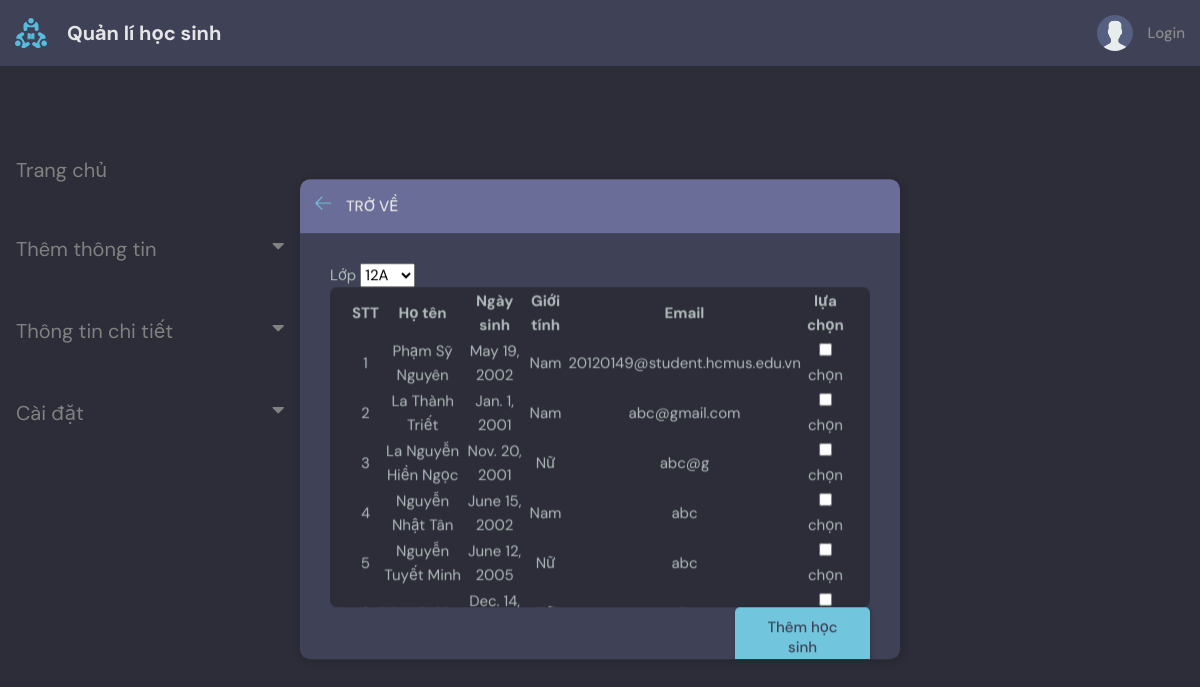
Screenshot of /lapdanhsachlop/1 with the database file from the repository.
### base/models.py (models this page shows, shortened)
class HOCSINH(models.Model):
    HOTEN = models.CharField(max_length=300)
    NGAYSINH = models.DateField(null=False)
    GIOITINH_CHOICE = [
        ('M','male'),
        ('F','female')
    ]
    GIOITINH = models.CharField(max_length=5, choices=GIOITINH_CHOICE, blank=True, null=True)
    EMAIL = models.CharField(max_length=30, null=True)
    LOPHOC = models.ForeignKey(LOPHOC, on_delete=models.SET_NULL, null=True)

### base/views.py (the view, shortened to what this page needs)
def lapDSlop(request, age_id):
    lophoc = LOPHOC.objects.all()
    hs = HOCSINH.objects.all()
    context = {
        'students': hs,
        'lop': lophoc
    }
    return render(request, 'base/lapDSlop.html', context=context)

### base/models.py (called while the page is built)
    def __str__(self):
        return self.TENLOP

### base/templates/base/lapDSlop.html (shortened to what this page needs)
{% extends 'main.html' %}
{% block content %}
<main class="create-room layout">
    <div class="container">
            {% include 'base/topics_component.html' %}
            <div class = 'layout__box'>
                <div class = 'layout__boxHeader'>
                    <div class="layout__boxTitle">
                        <a href="{% url 'home' %}">
                          <svg version="1.1" xmlns="http://www.w3.org/2000/svg" width="32" height="32" viewBox="0 0 32 32">
                            <title>arrow-left</title>
                            <path
                              d="M13.723 2.286l-13.723 13.714 13.719 13.714 1.616-1.611-10.96-10.96h27.625v-2.286h-27.625l10.965-10.965-1.616-1.607z">
                            </path>
                          </svg>
                        </a>
                        <h3>Trở về</h3>
                      </div>
                </div>
                <div class = 'layout__body'>
                    <form class="form" method="POST">
                        <div class="form_group">
                        <label for="lop">Lớp</label>
                         <select name="lop" id="lop">
                            {% for lophoc in lop %}
                               <option value="{{lophoc}}">{{lophoc.TENLOP}}</option>
                            {%endfor%}
                         </select>
                         </div>
                        <div class="threads scroll" style="max-height: 32rem">
                        <table class="center" style="width: 100%">
                            <tr>
                                <th>STT</th>
                                <th>Họ tên</th>
                                <th>Ngày sinh</th>
                                <th>Giới tính</th>
                                <th>Email</th>
                                <th>lựa chọn</th>
                            </tr>
                                {% for hs in students  %}
                                <tr>
                                    <td>{{ forloop.counter }}</td>
                                    <td>{{hs.HOTEN}}</td>
                                    <td>{{hs.NGAYSINH}}</td>
                                    {%if hs.GIOITINH == 'M' %}
                                        <td>Nam</td>
                                    {%else%}
                                        <td>Nữ</td>
                                    {%endif%}
                                    <td>{{hs.EMAIL}}</td>
                                    <td>
                                    <div class="form-check">
                                        <input class="form-check-input" type="checkbox" value='{{hs.HOTEN}}'id ="{{ hs.HOTEN }}" name="HOTEN">
                                        <label class="form-check-label" for="{{ hs.HOTEN }}">chọn</label>
                                    </div>
                                </tr>
                                {% endfor %}
                        </table>
                        </div>
                        <div class="form__action">
                            <button type="submit" class="btn btn--main" style="width: 25%;">
                                Thêm học sinh
                            </button>
                        </div>
                    </div>
                </div>
            </div>
    </main>
{% endblock content %}

### static/styles/style.css (style rules this page uses)
:root { --color-main: #71c6dd; --color-main-light: #e1f6fb; --color-dark: #3f4156; --color-dark-medium: #51546e; --color-dark-light: #696d97; --color-light: #e5e5e5; --color-gray: #8b8b8b; --color-light-gray: #b2bdbd; --color-bg: #2d2d39; --color-success: #5dd693; --color-error: #fc4b0b; }
* { font-family: "DM Sans", -apple-system, BlinkMacSystemFont, "Segoe UI", Roboto, Oxygen, Ubuntu, Cantarell, "Open Sans", "Helvetica Neue", sans-serif; margin: 0; padding: 0; box-sizing: border-box; text-rendering: optimizeLegibility; font-size: inherit; }
html { font-size: 56.25%; }
@media only screen and (min-width: 1200px) { html { font-size: 62.5%; } }
body { line-height: 1.6; font-weight: 400; font-size: 1.5rem; color: var(--color-light-gray); background-color: var(--color-bg); min-height: 100vh; }
a { display: inline-block; color: var(--color-main); text-decoration: none; }
.container { max-width: 120rem; width: 100%; margin: auto; }
.btn { background-color: transparent; border: none; display: inline-flex; align-items: center; gap: 1rem; cursor: pointer; transition: all ease-in-out 0.3s; padding: 1rem 2rem; border-radius: 5px; box-shadow: 1px 1px 3px 1px rgba(0, 0, 0, 0.15); font-weight: 500; }
.btn--main { background-color: var(--color-main); color: var(--color-dark); }
.layout { margin-top: 2.4rem; }
.layout > .container { display: flex; justify-content: space-between; align-items: flex-start; }
.layout__box { width: 90%; width: 60rem; height: 48rem; position: absolute; top: 50%; left: 50%; transform: translate(-50%, -46%); background-color: var(--color-dark); border-radius: 1rem; box-shadow: 1px 1px 6px 3px rgba(0, 0, 0, 0.1); overflow: hidden; }
table, td, th { border: 0px solid black; }
th,td { padding-top: 0px; padding-bottom: 0px; padding-left: 0px; padding-right: 0px; text-align: center; }
.layout__boxHeader { display: flex; padding: 1.5rem; background-color: var(--color-dark-light); }
.layout__boxTitle { display: flex; gap: 1.5rem; align-items: center; }
.layout__boxTitle h3 { text-transform: uppercase; font-weight: 500; color: var(--color-light); }
.layout__boxTitle svg { width: 1.6rem; height: 1.6rem; fill: var(--color-main); }
.layout__body { margin: 3rem; }
.form__action { display: flex; justify-content: flex-end; gap: 3rem; }
.create-room.layout .layout__box { max-width: 68rem; }
.threads { width: 54rem; max-height: 35rem; background: var(--color-bg); border-radius: 0.7rem; overflow-y: scroll; height: 100%; padding: 0 2rem 4rem 2rem; }

### rows the page displays
HOCSINH: HOTEN "Phạm Sỹ Nguyên", NGAYSINH "May 19, 2002", GIOITINH "Nam", EMAIL "20120149@student.hcmus.edu.vn"
HOCSINH: HOTEN "La Thành Triết", NGAYSINH "Jan. 1, 2001", GIOITINH "Nam", EMAIL "abc@gmail.com"
HOCSINH: HOTEN "La Nguyễn Hiền Ngọc", NGAYSINH "Nov. 20, 2001", GIOITINH "Nữ", EMAIL "abc@g"
HOCSINH: HOTEN "Nguyễn Nhật Tân", NGAYSINH "June 15, 2002", GIOITINH "Nam", EMAIL "abc"
HOCSINH: HOTEN "Nguyễn Tuyết Minh", NGAYSINH "June 12, 2005", GIOITINH "Nữ", EMAIL "abc"
HOCSINH: NGAYSINH "Dec. 14,…"

### other values shown
form field lop "12A"
